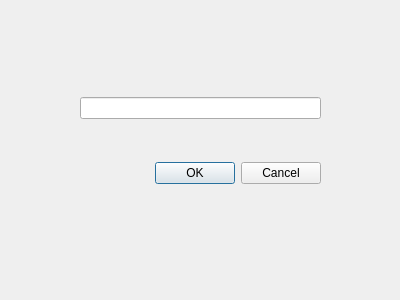
<?xml version="1.0" encoding="UTF-8"?>
<ui version="4.0">
 <class>Dialog</class>
 <widget class="QDialog" name="Dialog">
  <property name="geometry">
   <rect>
    <x>0</x>
    <y>0</y>
    <width>400</width>
    <height>300</height>
   </rect>
  </property>
  <property name="windowTitle">
   <string>Dialog</string>
  </property>
  <widget class="QWidget" name="verticalLayoutWidget">
   <property name="geometry">
    <rect>
     <x>80</x>
     <y>60</y>
     <width>241</width>
     <height>161</height>
    </rect>
   </property>
   <layout class="QVBoxLayout" name="verticalLayout">
    <item>
     <widget class="QLineEdit" name="input_password">
      <property name="text">
       <string/>
      </property>
      <property name="echoMode">
       <enum>QLineEdit::Password</enum>
      </property>
     </widget>
    </item>
    <item>
     <widget class="QDialogButtonBox" name="buttonBox">
      <property name="orientation">
       <enum>Qt::Horizontal</enum>
      </property>
      <property name="standardButtons">
       <set>QDialogButtonBox::Cancel|QDialogButtonBox::Ok</set>
      </property>
     </widget>
    </item>
   </layout>
  </widget>
 </widget>
 <resources/>
 <connections>
  <connection>
   <sender>buttonBox</sender>
   <signal>accepted()</signal>
   <receiver>Dialog</receiver>
   <slot>accept()</slot>
   <hints>
    <hint type="sourcelabel">
     <x>248</x>
     <y>254</y>
    </hint>
    <hint type="destinationlabel">
     <x>157</x>
     <y>274</y>
    </hint>
   </hints>
  </connection>
  <connection>
   <sender>buttonBox</sender>
   <signal>rejected()</signal>
   <receiver>Dialog</receiver>
   <slot>reject()</slot>
   <hints>
    <hint type="sourcelabel">
     <x>316</x>
     <y>260</y>
    </hint>
    <hint type="destinationlabel">
     <x>286</x>
     <y>274</y>
    </hint>
   </hints>
  </connection>
 </connections>
</ui>
